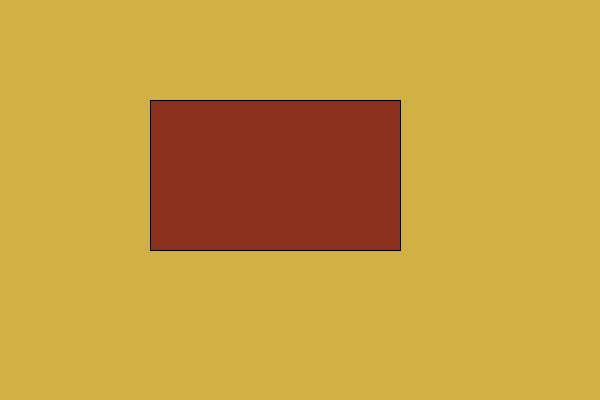
Frame 1 (no input)
Frame 60 (the mouse pressed at the canvas centre just before this capture): identical to frame 1, image omitted
Frame 120 (the mouse held since frame 60 and released just before this capture): identical to frame 1, image omitted

The Processing sketch that drew this single still picture (run headless with seeded random() and noise(); from frame 60 on, the mouse is pressed at the canvas centre):

// Processing sketch: box1
// ── box1.pde
void setup() {
   size(600, 400);
}

void draw() {
   background(210, 177, 68);
   fill(139, 49, 30);
   rect(150, 100, 250, 150);
}
